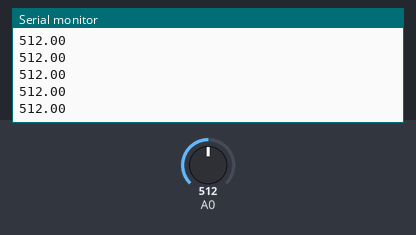
Recording of a sketch running on a simulated Arduino Uno, built with avr-gcc and run on an emulated ATmega328P. Shown: the last lines printed to the serial monitor. The inputs (shaded band) are chosen by the test bench; at power-on: A0 = 512.

Above: at 1.2 s.
1.3 s: A0 set to 716
At 1.36 s:
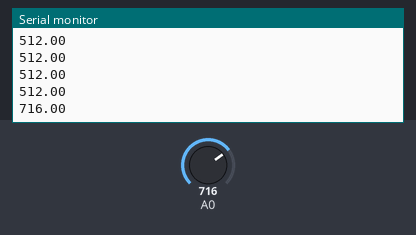
2.8 s: A0 set to 900
At 2.81 s:
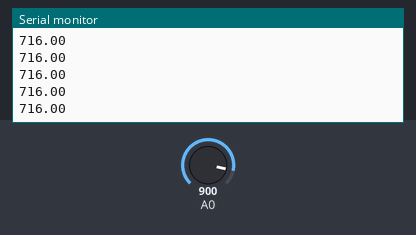
Timing chart, 0 to 5.8 s (numbered marks = the images above; inputs shaded):
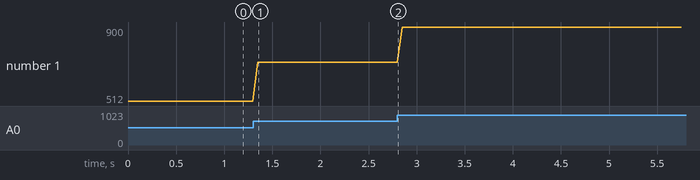

Measured:
- after the input at 1.3 s, the serial monitor: prints a new line after 0.05 s (image 1)
- plotted number 1: 512 → 716 after the input at 1.3 s, 716 → 900 after the input at 2.8 s

The sketch:

smartpilot2020-pitot-test.ino
```cpp
float result;
float kPa;

int avgValues = 10;
float avgSum = 0.0;

void setup() {
  Serial.begin(115200);
}

void loop() {

  for(int i = 0; i < avgValues; i++)
  {
    avgSum += analogRead(A0);
  }

  result = avgSum / avgValues;
  avgSum = 0.0;

  if (result < 102) {
    kPa = -2.0;
  } else {
    if (result > 921) {
      kPa = 2.0;
    } else {
      kPa = map(result, 102, 921, -2000, 2000)/1000.0;
    }
  }
  Serial.println(result);
  //Serial.println(kPa);
  delay(50);
}
```
